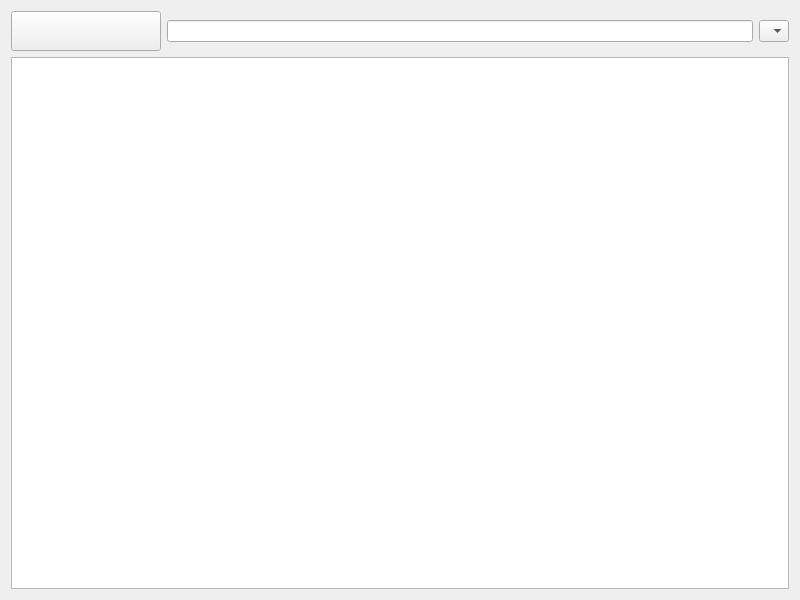
<?xml version="1.0" encoding="UTF-8"?>
<ui version="4.0">
 <class>ManajemenProyek</class>
 <widget class="QWidget" name="ManajemenProyek">
  <property name="geometry">
   <rect>
    <x>0</x>
    <y>0</y>
    <width>800</width>
    <height>600</height>
   </rect>
  </property>
  <layout class="QVBoxLayout" name="verticalLayout">
   <item>
    <layout class="QHBoxLayout" name="toolbar_layout">
     <item>
      <widget class="QPushButton" name="btn_tambah">
       <property name="text">+ Tambah Proyek</property>
       <property name="minimumSize">
        <size>
         <width>150</width>
         <height>40</height>
        </size>
       </property>
      </widget>
     </item>
     <item>
      <widget class="QLineEdit" name="txt_search">
       <property name="placeholderText">Cari proyek...</property>
       <property name="clearButtonEnabled">true</property>
      </widget>
     </item>
     <item>
      <widget class="QComboBox" name="cmb_filter_status">
       <item>
        <property name="text">Semua Status</property>
       </item>
       <item>
        <property name="text">Aktif</property>
       </item>
       <item>
        <property name="text">Selesai</property>
       </item>
       <item>
        <property name="text">Tunda</property>
       </item>
      </widget>
     </item>
    </layout>
   </item>
   <item>
    <widget class="QTableWidget" name="tbl_proyek">
     <property name="selectionBehavior">SelectRows</property>
     <property name="editTriggers">NoEditTriggers</property>
     <property name="alternatingRowColors">true</property>
     <property name="sortingEnabled">true</property>
     <attribute name="horizontalHeaderStretchLastSection">true</attribute>
    </widget>
   </item>
  </layout>
 </widget>
</ui>
